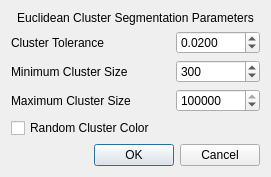
<?xml version="1.0" encoding="UTF-8"?>
<ui version="4.0">
 <class>EuclideanClusterDlg</class>
 <widget class="QDialog" name="EuclideanClusterDlg">
  <property name="geometry">
   <rect>
    <x>0</x>
    <y>0</y>
    <width>271</width>
    <height>161</height>
   </rect>
  </property>
  <property name="sizePolicy">
   <sizepolicy hsizetype="Fixed" vsizetype="Fixed">
    <horstretch>0</horstretch>
    <verstretch>0</verstretch>
   </sizepolicy>
  </property>
  <property name="windowTitle">
   <string>EuclideanCluster Segmentation</string>
  </property>
  <property name="windowIcon">
   <iconset resource="../../../qPCL.qrc">
    <normaloff>:/toolbar/PclAlgorithms/icons/EuclideanClusterSegmentation.png</normaloff>:/toolbar/PclAlgorithms/icons/EuclideanClusterSegmentation.png</iconset>
  </property>
  <layout class="QVBoxLayout" name="verticalLayout" stretch="0,0,0">
   <item>
    <widget class="QLabel" name="label_10">
     <property name="text">
      <string>Euclidean Cluster Segmentation Parameters</string>
     </property>
     <property name="alignment">
      <set>Qt::AlignCenter</set>
     </property>
    </widget>
   </item>
   <item>
    <layout class="QGridLayout" name="gridLayout">
     <item row="2" column="2">
      <widget class="QSpinBox" name="maxClusterSizeSpinBox">
       <property name="minimum">
        <number>10</number>
       </property>
       <property name="maximum">
        <number>999999999</number>
       </property>
       <property name="value">
        <number>250000</number>
       </property>
      </widget>
     </item>
     <item row="1" column="0" colspan="2">
      <widget class="QLabel" name="label_8">
       <property name="text">
        <string>Minimum Cluster Size</string>
       </property>
      </widget>
     </item>
     <item row="0" column="0" colspan="2">
      <widget class="QLabel" name="label_11">
       <property name="text">
        <string>Cluster Tolerance</string>
       </property>
      </widget>
     </item>
     <item row="3" column="0" colspan="2">
      <widget class="QCheckBox" name="randomClusterColorCheckBox">
       <property name="text">
        <string>Random Cluster Color</string>
       </property>
       <property name="checked">
        <bool>false</bool>
       </property>
      </widget>
     </item>
     <item row="1" column="2">
      <widget class="QSpinBox" name="minClusterSizeSpinBox">
       <property name="minimum">
        <number>10</number>
       </property>
       <property name="maximum">
        <number>999999999</number>
       </property>
       <property name="value">
        <number>300</number>
       </property>
      </widget>
     </item>
     <item row="2" column="0" colspan="2">
      <widget class="QLabel" name="label_9">
       <property name="text">
        <string>Maximum Cluster Size</string>
       </property>
      </widget>
     </item>
     <item row="0" column="2">
      <widget class="QDoubleSpinBox" name="clusterToleranceSpinbox">
       <property name="decimals">
        <number>4</number>
       </property>
       <property name="minimum">
        <double>0.001000000000000</double>
       </property>
       <property name="maximum">
        <double>1000.000000000000000</double>
       </property>
       <property name="singleStep">
        <double>0.010000000000000</double>
       </property>
       <property name="value">
        <double>0.020000000000000</double>
       </property>
      </widget>
     </item>
    </layout>
   </item>
   <item>
    <widget class="QDialogButtonBox" name="buttonBox">
     <property name="orientation">
      <enum>Qt::Horizontal</enum>
     </property>
     <property name="standardButtons">
      <set>QDialogButtonBox::Cancel|QDialogButtonBox::Ok</set>
     </property>
    </widget>
   </item>
  </layout>
 </widget>
 <resources>
  <include location="../../../qPCL.qrc"/>
 </resources>
 <connections>
  <connection>
   <sender>buttonBox</sender>
   <signal>accepted()</signal>
   <receiver>EuclideanClusterDlg</receiver>
   <slot>accept()</slot>
   <hints>
    <hint type="sourcelabel">
     <x>132</x>
     <y>159</y>
    </hint>
    <hint type="destinationlabel">
     <x>215</x>
     <y>92</y>
    </hint>
   </hints>
  </connection>
  <connection>
   <sender>buttonBox</sender>
   <signal>rejected()</signal>
   <receiver>EuclideanClusterDlg</receiver>
   <slot>reject()</slot>
   <hints>
    <hint type="sourcelabel">
     <x>132</x>
     <y>159</y>
    </hint>
    <hint type="destinationlabel">
     <x>132</x>
     <y>92</y>
    </hint>
   </hints>
  </connection>
 </connections>
</ui>
